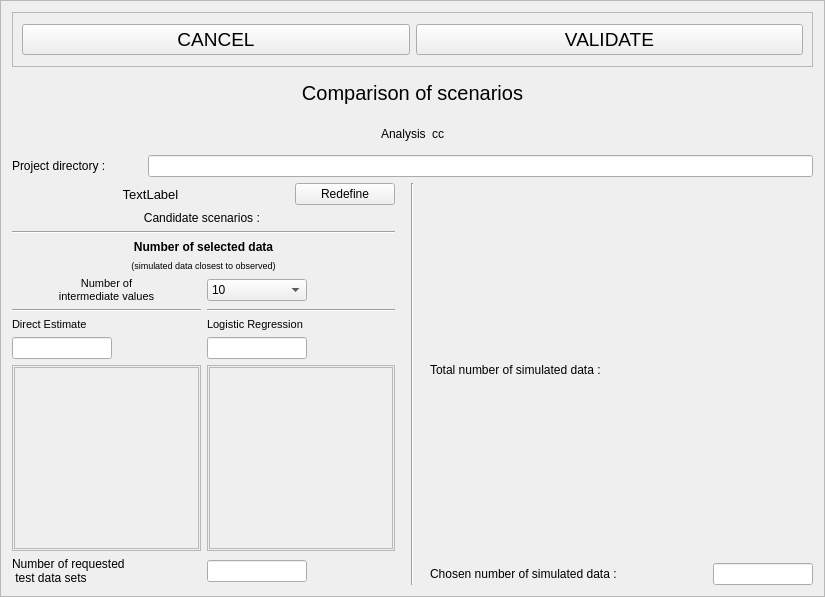
<?xml version="1.0" encoding="UTF-8"?>
<ui version="4.0">
 <class>Frame</class>
 <widget class="QFrame" name="Frame">
  <property name="geometry">
   <rect>
    <x>0</x>
    <y>0</y>
    <width>825</width>
    <height>597</height>
   </rect>
  </property>
  <property name="windowTitle">
   <string>Frame</string>
  </property>
  <property name="frameShape">
   <enum>QFrame::StyledPanel</enum>
  </property>
  <property name="frameShadow">
   <enum>QFrame::Raised</enum>
  </property>
  <layout class="QVBoxLayout" name="verticalLayout_2">
   <item>
    <widget class="QFrame" name="frame_6">
     <property name="sizePolicy">
      <sizepolicy hsizetype="Expanding" vsizetype="Preferred">
       <horstretch>0</horstretch>
       <verstretch>0</verstretch>
      </sizepolicy>
     </property>
     <property name="minimumSize">
      <size>
       <width>0</width>
       <height>55</height>
      </size>
     </property>
     <property name="maximumSize">
      <size>
       <width>16777215</width>
       <height>55</height>
      </size>
     </property>
     <property name="frameShape">
      <enum>QFrame::StyledPanel</enum>
     </property>
     <property name="frameShadow">
      <enum>QFrame::Raised</enum>
     </property>
     <layout class="QHBoxLayout" name="horizontalLayout_9">
      <item>
       <widget class="QPushButton" name="exitButton">
        <property name="font">
         <font>
          <pointsize>14</pointsize>
         </font>
        </property>
        <property name="toolTip">
         <string>Leave this screen without loosing any change</string>
        </property>
        <property name="text">
         <string>CANCEL</string>
        </property>
        <property name="shortcut">
         <string>Alt+E</string>
        </property>
       </widget>
      </item>
      <item>
       <widget class="QPushButton" name="okButton">
        <property name="font">
         <font>
          <pointsize>14</pointsize>
         </font>
        </property>
        <property name="toolTip">
         <string>Test and save data (Alt+o)</string>
        </property>
        <property name="text">
         <string>VALIDATE</string>
        </property>
        <property name="shortcut">
         <string>Alt+V</string>
        </property>
       </widget>
      </item>
     </layout>
    </widget>
   </item>
   <item>
    <widget class="QLabel" name="label">
     <property name="minimumSize">
      <size>
       <width>0</width>
       <height>40</height>
      </size>
     </property>
     <property name="maximumSize">
      <size>
       <width>16777215</width>
       <height>40</height>
      </size>
     </property>
     <property name="font">
      <font>
       <pointsize>15</pointsize>
      </font>
     </property>
     <property name="text">
      <string>Comparison of scenarios</string>
     </property>
     <property name="alignment">
      <set>Qt::AlignCenter</set>
     </property>
    </widget>
   </item>
   <item>
    <widget class="QFrame" name="frame_3">
     <property name="minimumSize">
      <size>
       <width>0</width>
       <height>30</height>
      </size>
     </property>
     <property name="maximumSize">
      <size>
       <width>16777215</width>
       <height>30</height>
      </size>
     </property>
     <property name="frameShape">
      <enum>QFrame::NoFrame</enum>
     </property>
     <property name="frameShadow">
      <enum>QFrame::Raised</enum>
     </property>
     <layout class="QHBoxLayout" name="horizontalLayout_11">
      <property name="topMargin">
       <number>0</number>
      </property>
      <property name="bottomMargin">
       <number>0</number>
      </property>
      <item>
       <spacer name="horizontalSpacer">
        <property name="orientation">
         <enum>Qt::Horizontal</enum>
        </property>
        <property name="sizeHint" stdset="0">
         <size>
          <width>40</width>
          <height>20</height>
         </size>
        </property>
       </spacer>
      </item>
      <item>
       <widget class="QLabel" name="label_10">
        <property name="text">
         <string>Analysis</string>
        </property>
       </widget>
      </item>
      <item>
       <widget class="QLabel" name="analysisNameLabel">
        <property name="text">
         <string>cc</string>
        </property>
       </widget>
      </item>
      <item>
       <spacer name="horizontalSpacer_2">
        <property name="orientation">
         <enum>Qt::Horizontal</enum>
        </property>
        <property name="sizeHint" stdset="0">
         <size>
          <width>40</width>
          <height>20</height>
         </size>
        </property>
       </spacer>
      </item>
     </layout>
    </widget>
   </item>
   <item>
    <layout class="QHBoxLayout" name="horizontalLayout_3">
     <item>
      <widget class="QLabel" name="projectDirLabel">
       <property name="minimumSize">
        <size>
         <width>130</width>
         <height>0</height>
        </size>
       </property>
       <property name="maximumSize">
        <size>
         <width>130</width>
         <height>16777215</height>
        </size>
       </property>
       <property name="text">
        <string>Project directory : </string>
       </property>
      </widget>
     </item>
     <item>
      <widget class="QLineEdit" name="projectNameEdit">
       <property name="readOnly">
        <bool>true</bool>
       </property>
      </widget>
     </item>
    </layout>
   </item>
   <item>
    <layout class="QHBoxLayout" name="horizontalLayout">
     <item>
      <layout class="QVBoxLayout" name="verticalLayout">
       <property name="rightMargin">
        <number>10</number>
       </property>
       <item>
        <layout class="QHBoxLayout" name="horizontalLayout_2">
         <item>
          <widget class="QLabel" name="scenariosLabel">
           <property name="minimumSize">
            <size>
             <width>0</width>
             <height>20</height>
            </size>
           </property>
           <property name="maximumSize">
            <size>
             <width>16777215</width>
             <height>20</height>
            </size>
           </property>
           <property name="font">
            <font>
             <pointsize>10</pointsize>
            </font>
           </property>
           <property name="text">
            <string>TextLabel</string>
           </property>
           <property name="alignment">
            <set>Qt::AlignCenter</set>
           </property>
          </widget>
         </item>
         <item>
          <widget class="QPushButton" name="redefButton">
           <property name="minimumSize">
            <size>
             <width>100</width>
             <height>0</height>
            </size>
           </property>
           <property name="maximumSize">
            <size>
             <width>100</width>
             <height>16777215</height>
            </size>
           </property>
           <property name="text">
            <string>Redefine</string>
           </property>
          </widget>
         </item>
        </layout>
       </item>
       <item>
        <widget class="QLabel" name="candidateLabel">
         <property name="font">
          <font>
           <weight>50</weight>
           <bold>false</bold>
          </font>
         </property>
         <property name="text">
          <string>Candidate scenarios : </string>
         </property>
         <property name="alignment">
          <set>Qt::AlignCenter</set>
         </property>
        </widget>
       </item>
       <item>
        <widget class="Line" name="line_4">
         <property name="orientation">
          <enum>Qt::Horizontal</enum>
         </property>
        </widget>
       </item>
       <item>
        <widget class="QLabel" name="nosdTitleLabel">
         <property name="font">
          <font>
           <weight>75</weight>
           <bold>true</bold>
          </font>
         </property>
         <property name="text">
          <string>Number of selected data</string>
         </property>
         <property name="alignment">
          <set>Qt::AlignCenter</set>
         </property>
        </widget>
       </item>
       <item>
        <widget class="QLabel" name="label_3">
         <property name="font">
          <font>
           <pointsize>7</pointsize>
          </font>
         </property>
         <property name="text">
          <string>(simulated data closest to observed)</string>
         </property>
         <property name="alignment">
          <set>Qt::AlignCenter</set>
         </property>
        </widget>
       </item>
       <item>
        <layout class="QGridLayout" name="gridLayout_2">
         <item row="3" column="0">
          <widget class="QLabel" name="deTitleLabel">
           <property name="minimumSize">
            <size>
             <width>140</width>
             <height>0</height>
            </size>
           </property>
           <property name="maximumSize">
            <size>
             <width>140</width>
             <height>16777215</height>
            </size>
           </property>
           <property name="font">
            <font>
             <pointsize>8</pointsize>
            </font>
           </property>
           <property name="text">
            <string>Direct Estimate</string>
           </property>
           <property name="alignment">
            <set>Qt::AlignLeading|Qt::AlignLeft|Qt::AlignVCenter</set>
           </property>
          </widget>
         </item>
         <item row="7" column="0">
          <widget class="QLabel" name="notdsLabel">
           <property name="text">
            <string>Number of requested
 test data sets</string>
           </property>
          </widget>
         </item>
         <item row="7" column="1">
          <widget class="QLineEdit" name="notdsEdit">
           <property name="minimumSize">
            <size>
             <width>100</width>
             <height>0</height>
            </size>
           </property>
           <property name="maximumSize">
            <size>
             <width>100</width>
             <height>16777215</height>
            </size>
           </property>
          </widget>
         </item>
         <item row="0" column="1">
          <widget class="QComboBox" name="numRegCombo">
           <property name="minimumSize">
            <size>
             <width>100</width>
             <height>0</height>
            </size>
           </property>
           <property name="maximumSize">
            <size>
             <width>100</width>
             <height>16777215</height>
            </size>
           </property>
           <property name="currentIndex">
            <number>10</number>
           </property>
           <item>
            <property name="text">
             <string>0</string>
            </property>
           </item>
           <item>
            <property name="text">
             <string>1</string>
            </property>
           </item>
           <item>
            <property name="text">
             <string>2</string>
            </property>
           </item>
           <item>
            <property name="text">
             <string>3</string>
            </property>
           </item>
           <item>
            <property name="text">
             <string>4</string>
            </property>
           </item>
           <item>
            <property name="text">
             <string>5</string>
            </property>
           </item>
           <item>
            <property name="text">
             <string>6</string>
            </property>
           </item>
           <item>
            <property name="text">
             <string>7</string>
            </property>
           </item>
           <item>
            <property name="text">
             <string>8</string>
            </property>
           </item>
           <item>
            <property name="text">
             <string>9</string>
            </property>
           </item>
           <item>
            <property name="text">
             <string>10</string>
            </property>
           </item>
          </widget>
         </item>
         <item row="4" column="0">
          <widget class="QLineEdit" name="deEdit">
           <property name="minimumSize">
            <size>
             <width>100</width>
             <height>0</height>
            </size>
           </property>
           <property name="maximumSize">
            <size>
             <width>100</width>
             <height>16777215</height>
            </size>
           </property>
           <property name="alignment">
            <set>Qt::AlignCenter</set>
           </property>
          </widget>
         </item>
         <item row="3" column="1">
          <widget class="QLabel" name="lrTitleLabel">
           <property name="minimumSize">
            <size>
             <width>140</width>
             <height>0</height>
            </size>
           </property>
           <property name="maximumSize">
            <size>
             <width>140</width>
             <height>16777215</height>
            </size>
           </property>
           <property name="font">
            <font>
             <pointsize>8</pointsize>
            </font>
           </property>
           <property name="text">
            <string>Logistic Regression</string>
           </property>
           <property name="alignment">
            <set>Qt::AlignLeading|Qt::AlignLeft|Qt::AlignVCenter</set>
           </property>
          </widget>
         </item>
         <item row="4" column="1">
          <widget class="QLineEdit" name="lrEdit">
           <property name="minimumSize">
            <size>
             <width>100</width>
             <height>0</height>
            </size>
           </property>
           <property name="maximumSize">
            <size>
             <width>100</width>
             <height>16777215</height>
            </size>
           </property>
           <property name="alignment">
            <set>Qt::AlignCenter</set>
           </property>
          </widget>
         </item>
         <item row="0" column="0">
          <widget class="QLabel" name="label_2">
           <property name="font">
            <font>
             <pointsize>8</pointsize>
            </font>
           </property>
           <property name="text">
            <string>Number of 
intermediate values</string>
           </property>
           <property name="alignment">
            <set>Qt::AlignCenter</set>
           </property>
          </widget>
         </item>
         <item row="5" column="0">
          <widget class="QFrame" name="deValuesFrame">
           <property name="sizePolicy">
            <sizepolicy hsizetype="Preferred" vsizetype="Preferred">
             <horstretch>0</horstretch>
             <verstretch>0</verstretch>
            </sizepolicy>
           </property>
           <property name="minimumSize">
            <size>
             <width>0</width>
             <height>0</height>
            </size>
           </property>
           <property name="frameShape">
            <enum>QFrame::StyledPanel</enum>
           </property>
           <property name="frameShadow">
            <enum>QFrame::Raised</enum>
           </property>
           <layout class="QVBoxLayout" name="verticalLayout_3">
            <property name="spacing">
             <number>1</number>
            </property>
            <property name="margin">
             <number>1</number>
            </property>
            <item>
             <widget class="QScrollArea" name="scrollArea">
              <property name="sizePolicy">
               <sizepolicy hsizetype="Expanding" vsizetype="Expanding">
                <horstretch>0</horstretch>
                <verstretch>0</verstretch>
               </sizepolicy>
              </property>
              <property name="minimumSize">
               <size>
                <width>0</width>
                <height>0</height>
               </size>
              </property>
              <property name="maximumSize">
               <size>
                <width>16777215</width>
                <height>250</height>
               </size>
              </property>
              <property name="widgetResizable">
               <bool>true</bool>
              </property>
              <widget class="QWidget" name="scrollAreaWidgetContents">
               <property name="geometry">
                <rect>
                 <x>0</x>
                 <y>0</y>
                 <width>177</width>
                 <height>155</height>
                </rect>
               </property>
               <layout class="QVBoxLayout" name="deValLayout"/>
              </widget>
             </widget>
            </item>
           </layout>
          </widget>
         </item>
         <item row="5" column="1">
          <widget class="QFrame" name="lrValuesFrame">
           <property name="sizePolicy">
            <sizepolicy hsizetype="Preferred" vsizetype="Preferred">
             <horstretch>0</horstretch>
             <verstretch>0</verstretch>
            </sizepolicy>
           </property>
           <property name="minimumSize">
            <size>
             <width>0</width>
             <height>0</height>
            </size>
           </property>
           <property name="frameShape">
            <enum>QFrame::StyledPanel</enum>
           </property>
           <property name="frameShadow">
            <enum>QFrame::Raised</enum>
           </property>
           <layout class="QVBoxLayout" name="verticalLayout_4">
            <property name="spacing">
             <number>1</number>
            </property>
            <property name="margin">
             <number>1</number>
            </property>
            <item>
             <widget class="QScrollArea" name="scrollArea_2">
              <property name="sizePolicy">
               <sizepolicy hsizetype="Expanding" vsizetype="Expanding">
                <horstretch>0</horstretch>
                <verstretch>0</verstretch>
               </sizepolicy>
              </property>
              <property name="minimumSize">
               <size>
                <width>0</width>
                <height>0</height>
               </size>
              </property>
              <property name="maximumSize">
               <size>
                <width>16777215</width>
                <height>250</height>
               </size>
              </property>
              <property name="widgetResizable">
               <bool>true</bool>
              </property>
              <widget class="QWidget" name="scrollAreaWidgetContents_2">
               <property name="geometry">
                <rect>
                 <x>0</x>
                 <y>0</y>
                 <width>177</width>
                 <height>155</height>
                </rect>
               </property>
               <layout class="QVBoxLayout" name="lrValLayout"/>
              </widget>
             </widget>
            </item>
           </layout>
          </widget>
         </item>
         <item row="1" column="1">
          <widget class="Line" name="line_3">
           <property name="orientation">
            <enum>Qt::Horizontal</enum>
           </property>
          </widget>
         </item>
         <item row="1" column="0">
          <widget class="Line" name="line_2">
           <property name="orientation">
            <enum>Qt::Horizontal</enum>
           </property>
          </widget>
         </item>
        </layout>
       </item>
      </layout>
     </item>
     <item>
      <widget class="Line" name="line">
       <property name="orientation">
        <enum>Qt::Vertical</enum>
       </property>
      </widget>
     </item>
     <item>
      <layout class="QGridLayout" name="gridLayout">
       <property name="leftMargin">
        <number>10</number>
       </property>
       <item row="3" column="0" colspan="3">
        <widget class="QLabel" name="totNumSimTitleLabel">
         <property name="minimumSize">
          <size>
           <width>220</width>
           <height>0</height>
          </size>
         </property>
         <property name="maximumSize">
          <size>
           <width>220</width>
           <height>16777215</height>
          </size>
         </property>
         <property name="text">
          <string>Total number of simulated data :</string>
         </property>
        </widget>
       </item>
       <item row="3" column="3">
        <widget class="QLabel" name="totNumSimLabel">
         <property name="text">
          <string/>
         </property>
        </widget>
       </item>
       <item row="4" column="0" colspan="3">
        <widget class="QLabel" name="cnosdTitleLabel">
         <property name="minimumSize">
          <size>
           <width>220</width>
           <height>0</height>
          </size>
         </property>
         <property name="maximumSize">
          <size>
           <width>220</width>
           <height>16777215</height>
          </size>
         </property>
         <property name="text">
          <string>Chosen number of simulated data : </string>
         </property>
        </widget>
       </item>
       <item row="4" column="3">
        <widget class="QLineEdit" name="cnosdEdit">
         <property name="minimumSize">
          <size>
           <width>100</width>
           <height>0</height>
          </size>
         </property>
         <property name="maximumSize">
          <size>
           <width>100</width>
           <height>16777215</height>
          </size>
         </property>
        </widget>
       </item>
      </layout>
     </item>
    </layout>
   </item>
  </layout>
 </widget>
 <resources/>
 <connections/>
</ui>
